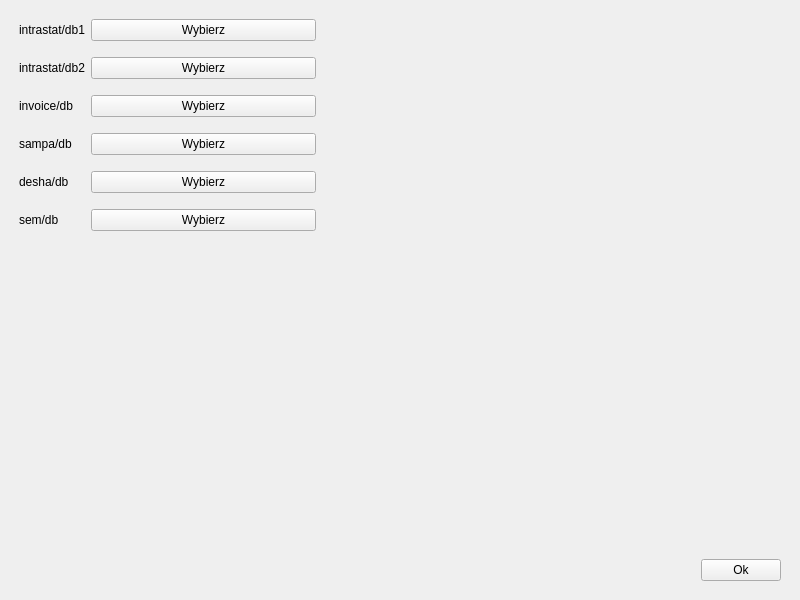
<?xml version="1.0" encoding="UTF-8"?>
<ui version="4.0">
 <class>MainWindow</class>
 <widget class="QMainWindow" name="MainWindow">
  <property name="geometry">
   <rect>
    <x>0</x>
    <y>0</y>
    <width>800</width>
    <height>600</height>
   </rect>
  </property>
  <property name="windowTitle">
   <string>MainWindow</string>
  </property>
  <widget class="QWidget" name="centralwidget">
   <layout class="QGridLayout" name="gridLayout_3">
    <item row="0" column="0">
     <layout class="QGridLayout" name="gridLayout_2" rowstretch="1,0,0,0,0,0,0,0,0" columnstretch="1,0,0,0,0">
      <property name="sizeConstraint">
       <enum>QLayout::SetMinimumSize</enum>
      </property>
      <property name="leftMargin">
       <number>10</number>
      </property>
      <property name="topMargin">
       <number>10</number>
      </property>
      <property name="rightMargin">
       <number>10</number>
      </property>
      <property name="bottomMargin">
       <number>10</number>
      </property>
      <property name="horizontalSpacing">
       <number>6</number>
      </property>
      <property name="verticalSpacing">
       <number>16</number>
      </property>
      <item row="0" column="0">
       <widget class="QLabel" name="intrastat_db1_label">
        <property name="sizePolicy">
         <sizepolicy hsizetype="Maximum" vsizetype="Preferred">
          <horstretch>0</horstretch>
          <verstretch>0</verstretch>
         </sizepolicy>
        </property>
        <property name="minimumSize">
         <size>
          <width>0</width>
          <height>0</height>
         </size>
        </property>
        <property name="text">
         <string>intrastat/db1</string>
        </property>
       </widget>
      </item>
      <item row="3" column="3">
       <widget class="QLabel" name="sampa_db_file">
        <property name="text">
         <string/>
        </property>
       </widget>
      </item>
      <item row="8" column="4">
       <widget class="QPushButton" name="ok_btn">
        <property name="text">
         <string>Ok</string>
        </property>
       </widget>
      </item>
      <item row="7" column="1">
       <spacer name="verticalSpacer_2">
        <property name="orientation">
         <enum>Qt::Vertical</enum>
        </property>
        <property name="sizeHint" stdset="0">
         <size>
          <width>20</width>
          <height>40</height>
         </size>
        </property>
       </spacer>
      </item>
      <item row="0" column="1">
       <widget class="QPushButton" name="intrastat_db1_btn">
        <property name="sizePolicy">
         <sizepolicy hsizetype="Preferred" vsizetype="Fixed">
          <horstretch>0</horstretch>
          <verstretch>0</verstretch>
         </sizepolicy>
        </property>
        <property name="text">
         <string>Wybierz</string>
        </property>
       </widget>
      </item>
      <item row="8" column="3">
       <spacer name="horizontalSpacer_5">
        <property name="orientation">
         <enum>Qt::Horizontal</enum>
        </property>
        <property name="sizeHint" stdset="0">
         <size>
          <width>40</width>
          <height>20</height>
         </size>
        </property>
       </spacer>
      </item>
      <item row="1" column="1">
       <widget class="QPushButton" name="intrastat_db2_btn">
        <property name="sizePolicy">
         <sizepolicy hsizetype="Fixed" vsizetype="Fixed">
          <horstretch>4</horstretch>
          <verstretch>9</verstretch>
         </sizepolicy>
        </property>
        <property name="minimumSize">
         <size>
          <width>225</width>
          <height>0</height>
         </size>
        </property>
        <property name="text">
         <string>Wybierz</string>
        </property>
       </widget>
      </item>
      <item row="4" column="3">
       <widget class="QLabel" name="desha_db_file">
        <property name="text">
         <string/>
        </property>
       </widget>
      </item>
      <item row="5" column="1">
       <widget class="QPushButton" name="sem_db_btn">
        <property name="text">
         <string>Wybierz</string>
        </property>
       </widget>
      </item>
      <item row="2" column="3">
       <widget class="QLabel" name="invoice_db_file">
        <property name="text">
         <string/>
        </property>
       </widget>
      </item>
      <item row="2" column="1">
       <widget class="QPushButton" name="invoice_db_btn">
        <property name="text">
         <string>Wybierz</string>
        </property>
       </widget>
      </item>
      <item row="1" column="3">
       <widget class="QLabel" name="intrastat_db2_file">
        <property name="sizePolicy">
         <sizepolicy hsizetype="Preferred" vsizetype="Preferred">
          <horstretch>0</horstretch>
          <verstretch>0</verstretch>
         </sizepolicy>
        </property>
        <property name="minimumSize">
         <size>
          <width>100</width>
          <height>0</height>
         </size>
        </property>
        <property name="text">
         <string/>
        </property>
       </widget>
      </item>
      <item row="0" column="3">
       <widget class="QLabel" name="intrastat_db1_file">
        <property name="text">
         <string/>
        </property>
       </widget>
      </item>
      <item row="3" column="1">
       <widget class="QPushButton" name="sampa_db_btn">
        <property name="text">
         <string>Wybierz</string>
        </property>
       </widget>
      </item>
      <item row="4" column="1">
       <widget class="QPushButton" name="desha_db_btn">
        <property name="text">
         <string>Wybierz</string>
        </property>
       </widget>
      </item>
      <item row="5" column="3">
       <widget class="QLabel" name="sem_db_file">
        <property name="text">
         <string/>
        </property>
       </widget>
      </item>
      <item row="1" column="0">
       <widget class="QLabel" name="intrastat_db2_label">
        <property name="text">
         <string>intrastat/db2</string>
        </property>
       </widget>
      </item>
      <item row="2" column="0">
       <widget class="QLabel" name="invoice_db_label">
        <property name="text">
         <string>invoice/db</string>
        </property>
       </widget>
      </item>
      <item row="3" column="0">
       <widget class="QLabel" name="sampa_db_label">
        <property name="text">
         <string>sampa/db</string>
        </property>
       </widget>
      </item>
      <item row="4" column="0">
       <widget class="QLabel" name="desha_db_label">
        <property name="text">
         <string>desha/db</string>
        </property>
       </widget>
      </item>
      <item row="5" column="0">
       <widget class="QLabel" name="sem_db_label">
        <property name="text">
         <string>sem/db</string>
        </property>
       </widget>
      </item>
     </layout>
    </item>
   </layout>
  </widget>
 </widget>
 <resources/>
 <connections/>
</ui>
